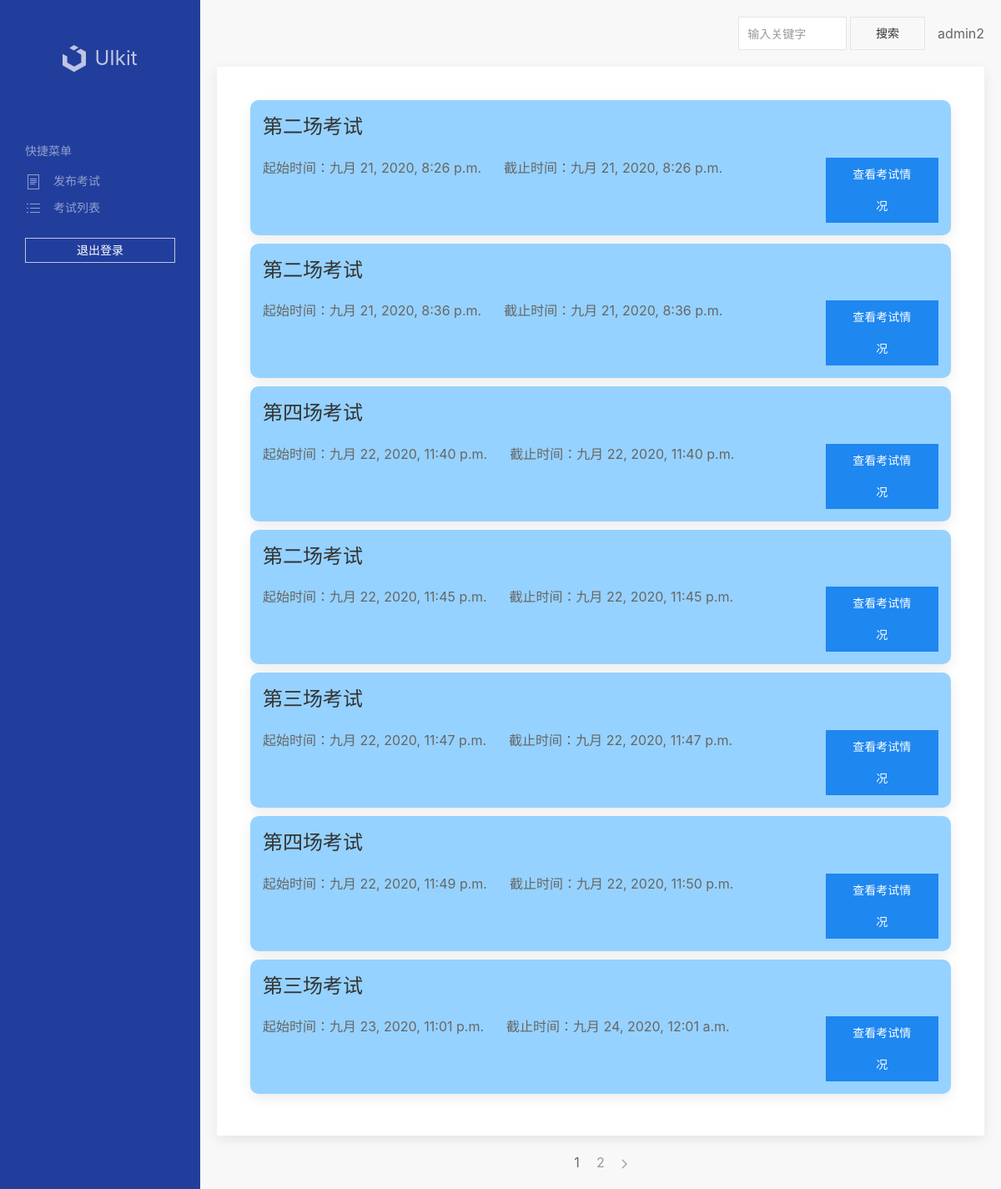
The page /teacher/examlist/ (signed in) on the database its author committed.
### huser/models.py (models this page shows, shortened)
class HUser(AbstractUser):
    choices = (
        (True, '教师'),
        (False, '学生')
    )
    hclass = models.ForeignKey(HClass, on_delete=models.CASCADE)
    is_teacher = models.BooleanField(verbose_name='身份', choices=choices)
    class Meta:
        verbose_name = '用户'
        verbose_name_plural = verbose_name

### teacher/models.py (models this page shows, shortened)
class Exam(models.Model):
    teacher = models.ForeignKey('huser.HUser', verbose_name='教师', on_delete=models.CASCADE)
    hclass = models.ForeignKey('huser.HClass', verbose_name='班级', on_delete=models.CASCADE)
    exam_name = models.CharField(verbose_name='考试名称', max_length=254)
    start_time = models.DateTimeField(verbose_name='开始时间')
    end_time = models.DateTimeField(verbose_name='结束时间')
    questions = models.ManyToManyField(ExaminationQuestion, verbose_name='试题', null=True)
    class Meta:
        verbose_name = '考试'
        verbose_name_plural = verbose_name

### teacher/views.py (the view)
# urls.py: path('examlist/', views.ExamList.as_view(), name='examlist'),
class ExamList(ListView):
    template_name = 'teacher/exam-list.html'
    paginate_by = 7
    def get_queryset(self):
        queryset = Exam.objects.filter(teacher=self.request.user).order_by('start_time')
        return queryset

### templates/teacher/exam-list.html (shortened to what this page needs)
{% extends 'base.html' %}
{% block main %}
    <div class="uk-card uk-card-default uk-card-body uk-margin-remove" >
    <div style="min-height: 700px;">
    {% for object in page_obj %}
    <div class="uk-card uk-card-default uk-card-body uk-margin-small-bottom" style="padding: 15px;background: #96d2ff; border-radius: 10px" >
    <h3 class="uk-card-title">{{ object.exam_name }}</h3>
    <div class="uk-flex">
        <div class="uk-width-5-6 uk-margin-remove-bottom">
        <p style="display: -webkit-box;  /*将对象作为弹性盒子模型显示*/
    overflow: hidden; /**/
    text-overflow:ellipsis;
    word-break:break-all;
    -webkit-box-orient:vertical;/*伸缩盒对象的子元素的排列方式-垂直*/
    -webkit-line-clamp:3; /*限制文本的行数*/" class="uk-margin-remove-bottom">起始时间：{{ object.start_time }} &nbsp;&nbsp;&nbsp;&nbsp;&nbsp;截止时间：{{ object.end_time }}</p>
            </div>
        <div class="uk-width-1-6">
            <button class="uk-button uk-button-primary" uk-toggle="target: #line{{ forloop.counter }}">查看考试情况</button>
        </div>
</div>
        </div>
        {% endfor %}
    </div>
</div>
</div>
<div class="uk-flex uk-flex-center">
    <ul class="uk-pagination" uk-margin>
    {% for page in paginator.page_range %}
        {% if page == page_obj.number %}
            <li class="uk-active"><a href="{% url 'teacher:examlist' %}?page={{ page }}">{{ page }}</a></li>
        {% else %}
    <li><a href="{% url 'teacher:examlist' %}?page={{ page }}">{{ page }}</a></li>
        {% endif %}
    {% endfor %}
    {% if page_obj.has_next %}
    <li><a href="{% url 'teacher:examlist' %}?page={{ page_obj.next_page_number }}"><span uk-pagination-next></span></a></li>
    {% endif %}
</ul>
</div>
</div>
{% endblock %}

### templates/components/header.html
<nav class="uk-navbar-container uk-margin uk-navbar-transparent uk-margin-remove-bottom" uk-navbar>
            <div class="uk-navbar-right">
                <div class="uk-navbar-item">
                    <form action="javascript:void(0)">
                        <input class="uk-input uk-form-width-small" type="text" placeholder="输入关键字">
                        <button class="uk-button uk-button-default">搜索</button>
                    </form>
                </div>
                    <span>{{ request.user.username }}</span>
                </div>
</nav>

### rows shown on the page
HUser: user.username "admin2"
Exam: exam_name "第二场考试", start_time "九月 21, 2020, 8:26 p.m.", end_time "九月 21, 2020, 8:26 p.m."
Exam: exam_name "第二场考试", start_time "九月 21, 2020, 8:36 p.m.", end_time "九月 21, 2020, 8:36 p.m."
Exam: exam_name "第四场考试", start_time "九月 22, 2020, 11:40 p.m.", end_time "九月 22, 2020, 11:40 p.m."
Exam: exam_name "第二场考试", start_time "九月 22, 2020, 11:45 p.m.", end_time "九月 22, 2020, 11:45 p.m."
Exam: exam_name "第三场考试", start_time "九月 22, 2020, 11:47 p.m.", end_time "九月 22, 2020, 11:47 p.m."
Exam: exam_name "第四场考试", start_time "九月 22, 2020, 11:49 p.m.", end_time "九月 22, 2020, 11:50 p.m."
Exam: exam_name "第三场考试", start_time "九月 23, 2020, 11:01 p.m.", end_time "九月 24, 2020, 12:01 a.m."

### other values the page prints
{{ page }} "1"
{{ page }} "2"
